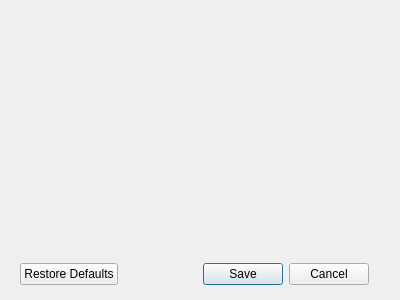
<ui version="4.0" >
 <class>MpqEditorSettingsDialog</class>
 <widget class="QDialog" name="MpqEditorSettingsDialog" >
  <property name="windowModality" >
   <enum>Qt::NonModal</enum>
  </property>
  <property name="geometry" >
   <rect>
    <x>0</x>
    <y>0</y>
    <width>400</width>
    <height>300</height>
   </rect>
  </property>
  <property name="windowTitle" >
   <string>Einstellungen</string>
  </property>
  <property name="windowIcon" >
   <iconset resource="../vjasside.qrc" >:/images/vjasside.png</iconset>
  </property>
  <property name="modal" >
   <bool>true</bool>
  </property>
  <widget class="QDialogButtonBox" name="buttonBox" >
   <property name="geometry" >
    <rect>
     <x>20</x>
     <y>260</y>
     <width>349</width>
     <height>28</height>
    </rect>
   </property>
   <property name="standardButtons" >
    <set>QDialogButtonBox::Cancel|QDialogButtonBox::NoButton|QDialogButtonBox::RestoreDefaults|QDialogButtonBox::Save</set>
   </property>
  </widget>
 </widget>
 <resources>
  <include location="../vjasside.qrc" />
 </resources>
 <connections/>
</ui>
